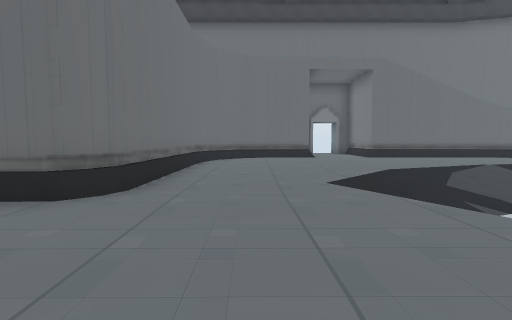
[1] (above)

14 first-person views from a walk through a Unity game level. The camera is 1.3 m above the floor, tilts 4° down and sees 85° across. The floor is counted in squares, 2 m on a side. Each view is taken from the middle of a square. On the plan, view 1 faces up. The plan holds only what a view shows up to about 9 squares ahead; the rest is blank. The place goes on beyond the plan. The player character is not drawn. Door leaves are left out, so doorways stand open.

[2]
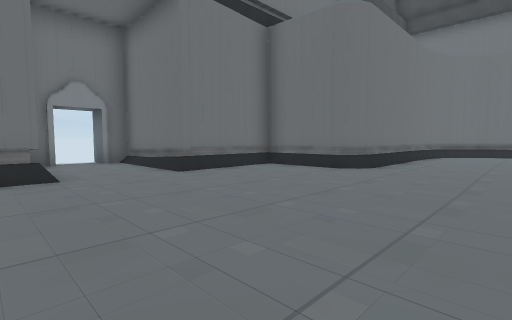

[3]
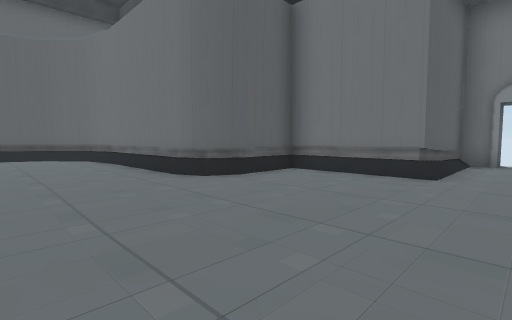

[4]
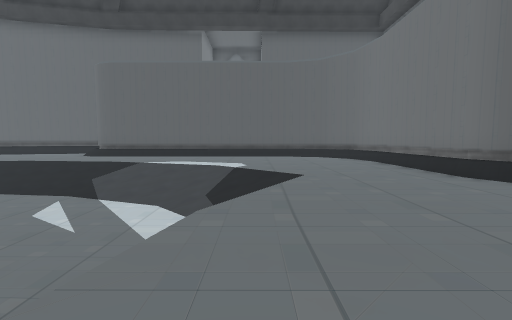

[5]
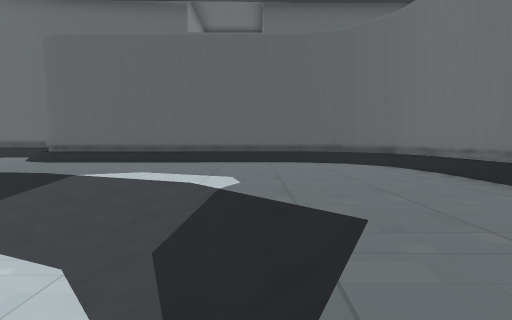

[6]
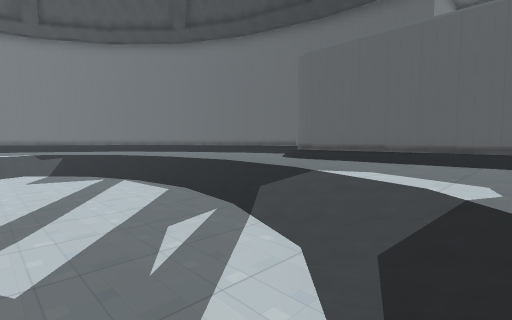

[7]
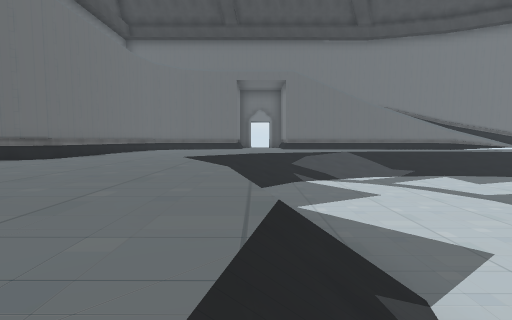

[8]
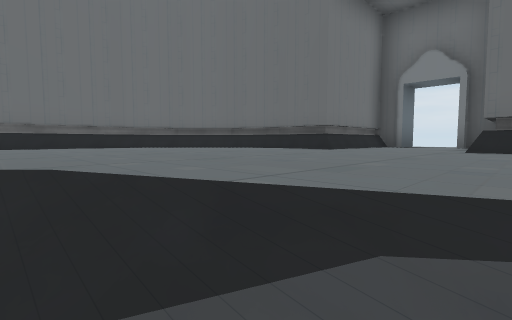

[9]
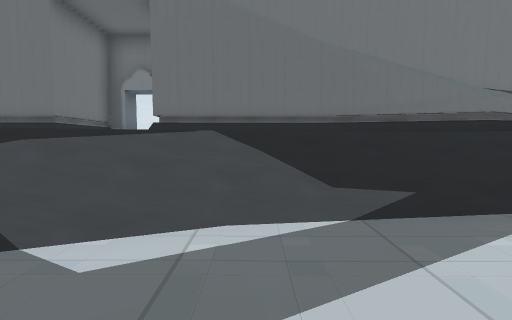

[10]
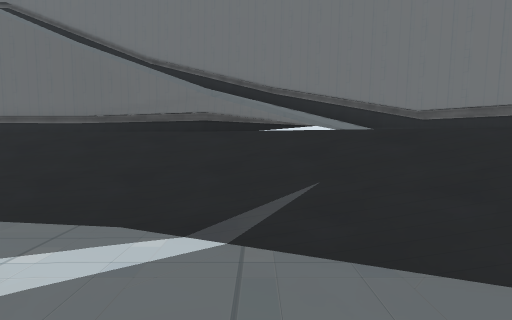

[11]
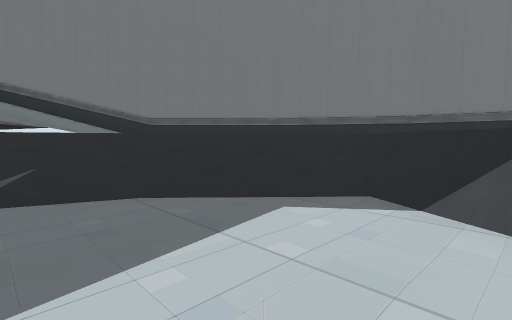

[12]
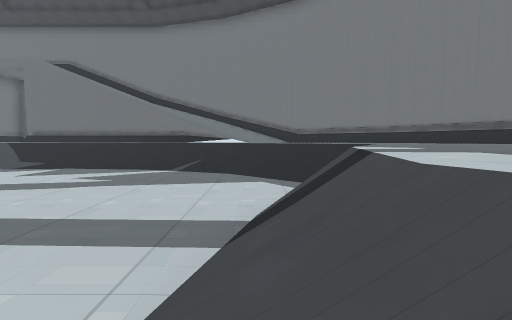

[13]
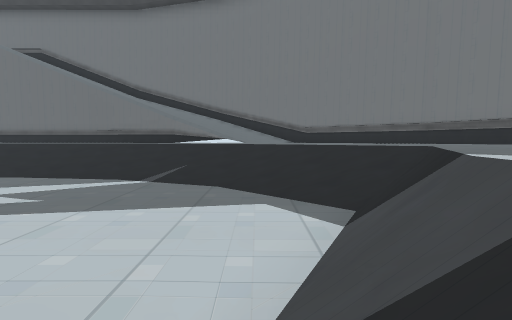

[14]
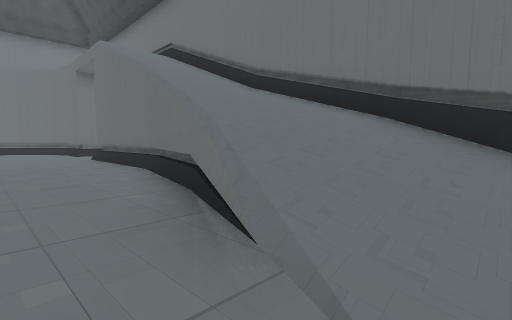

### Floor plan
Key: @ floor where view 1 was taken; # wall or solid block; . main floor; - floor 1.5 m lower than the main floor; / step, stairs or slope; D open door.
Columns run from 8 left of view 1 to 22 right of it. Each row starts with its distance up from view 1.
 14           #DD  #####
 13           ##.  ////#####
 12           #.. /////////##
 11        ####..///////////##
 10       ##............#///  ##
  9       #...............//...##
  8       #.........///.../.   .#
  7       #......//////////.    ##
  6       #..../////----/////....##
  5       #...///----------///....#
  4       #..///------------//... #
  3    ####...//------------//..  #
  2    #....../ -----  -----/...  #
  1 ####.......//---    ---//..
  0 #/##....@..//--      --//.
 -1 D..........//-        -/.
 -2 #..........//          /
 -3 ####.......//
 -4    #....../ ----------
 -5    ###..../ ----------
 -6      ##..///----------
 -7       #...///--------
 -8       #..../////---/
 -9       #......//////
-10       #..........//
-11       #..........
-12       ###.........
-13         ##########

Positions as (right, up) in squares from view 1, and headings:
1: (0, 0), facing up
2: (1, -3), facing up-left
3: (1, -1), facing down-left
4: (2, -1), facing down
5: (2, -4), facing down
6: (2, -4), facing down-right
7: (3, -3), facing up
8: (5, 6), facing up-left
9: (7, 4), facing up
10: (13, 4), facing up
11: (13, 2), facing up-right
12: (15, -2), facing up
13: (15, 0), facing up
14: (15, 8), facing up-left
